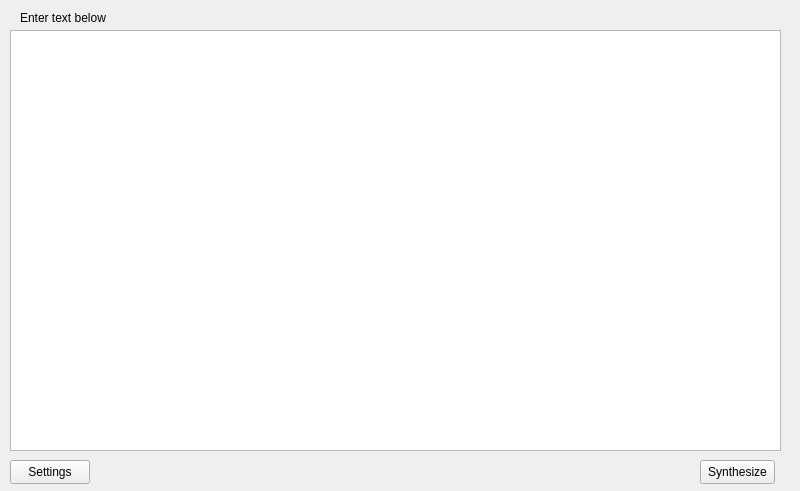
<?xml version="1.0" encoding="UTF-8"?>
<ui version="4.0">
 <class>MainWindow</class>
 <widget class="QMainWindow" name="MainWindow">
  <property name="geometry">
   <rect>
    <x>0</x>
    <y>0</y>
    <width>800</width>
    <height>491</height>
   </rect>
  </property>
  <property name="windowTitle">
   <string>MainWindow</string>
  </property>
  <widget class="QWidget" name="centralwidget">
   <widget class="QLabel" name="label">
    <property name="geometry">
     <rect>
      <x>20</x>
      <y>10</y>
      <width>91</width>
      <height>16</height>
     </rect>
    </property>
    <property name="text">
     <string>Enter text below</string>
    </property>
   </widget>
   <widget class="QPushButton" name="pushButton">
    <property name="geometry">
     <rect>
      <x>700</x>
      <y>460</y>
      <width>75</width>
      <height>24</height>
     </rect>
    </property>
    <property name="text">
     <string>Synthesize</string>
    </property>
   </widget>
   <widget class="QPushButton" name="settingsButton">
    <property name="geometry">
     <rect>
      <x>10</x>
      <y>460</y>
      <width>80</width>
      <height>24</height>
     </rect>
    </property>
    <property name="text">
     <string>Settings</string>
    </property>
   </widget>
   <widget class="QTextEdit" name="textEdit">
    <property name="geometry">
     <rect>
      <x>10</x>
      <y>30</y>
      <width>771</width>
      <height>421</height>
     </rect>
    </property>
   </widget>
  </widget>
 </widget>
 <resources/>
 <connections/>
</ui>
